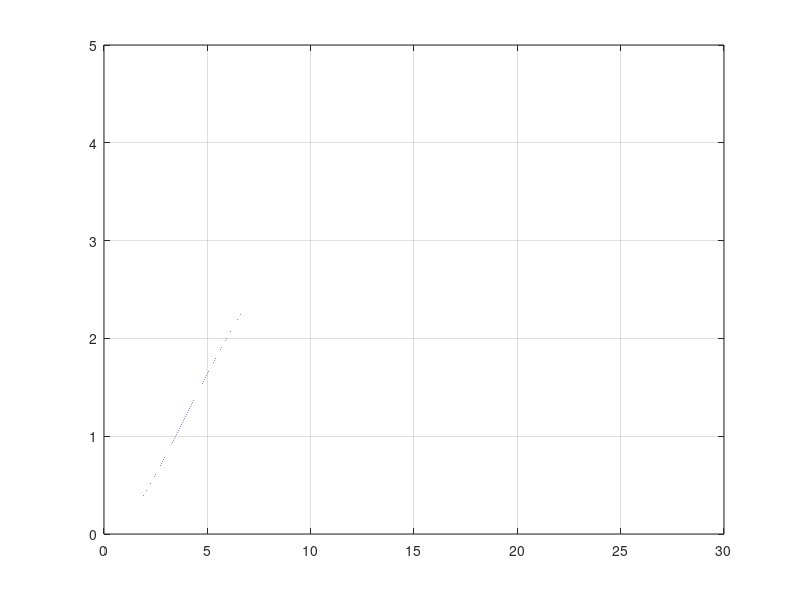

This figure's MATLAB source: (Note: this script raises an error after producing the figure.)
clear; close all; clc;
num = [4.5];
denum = [15, 8, 1];

%% Stwórz obiekt inercyjny dla kontrolera PID
s = tf("s");
Gs = 4.5 / ((5*s + 1)*(3*s + 1));
time = 0:0.01:10;

GsP = 1;
GsI = 1 / (0.05 * s);
GsD = 0.05 * s / (s + 1);

PID = GsP * (1 + GsI + GsD);

GsPID = Gs * PID;

%% Znajdź punkt przegięcia dla charakterystyki skokowej.
% Stwórz obiekt inercyjny.
Ps = tf(num, denum);
% Zamień obiekt inercyjny na postać dyskretną.
Pz = c2d(Ps, 0.00005, "zoh");
% Stwórz charakterystykę krokową dla modelu dyskretnego.
[y, t] = step(Pz);
% Wykreśl charakterystykę skokową.
plot(t, y); grid on; hold on;

d1y = gradient(y, t);
d2y = del2(y, t);
t_infl = interp1(d1y, t, max(d1y));
y_infl = interp1(t, y, t_infl);
slope = interp1(t, d1y, t_infl);
intcpt = y_infl - slope*t_infl;
tngt = slope*t + intcpt;

zeroline = t*0;
maxline = t*0 + max(y);

plot(t, zeroline, t, maxline);
plot(t, tngt, '-r', 'LineWidth', 1);
plot(t_infl, y_infl, 'ro');
hold off;

legend('y(t)', 'Tangent');

%% zeros, poles, gain
% [zz, pp, kk] = tf2zp(num, denum);